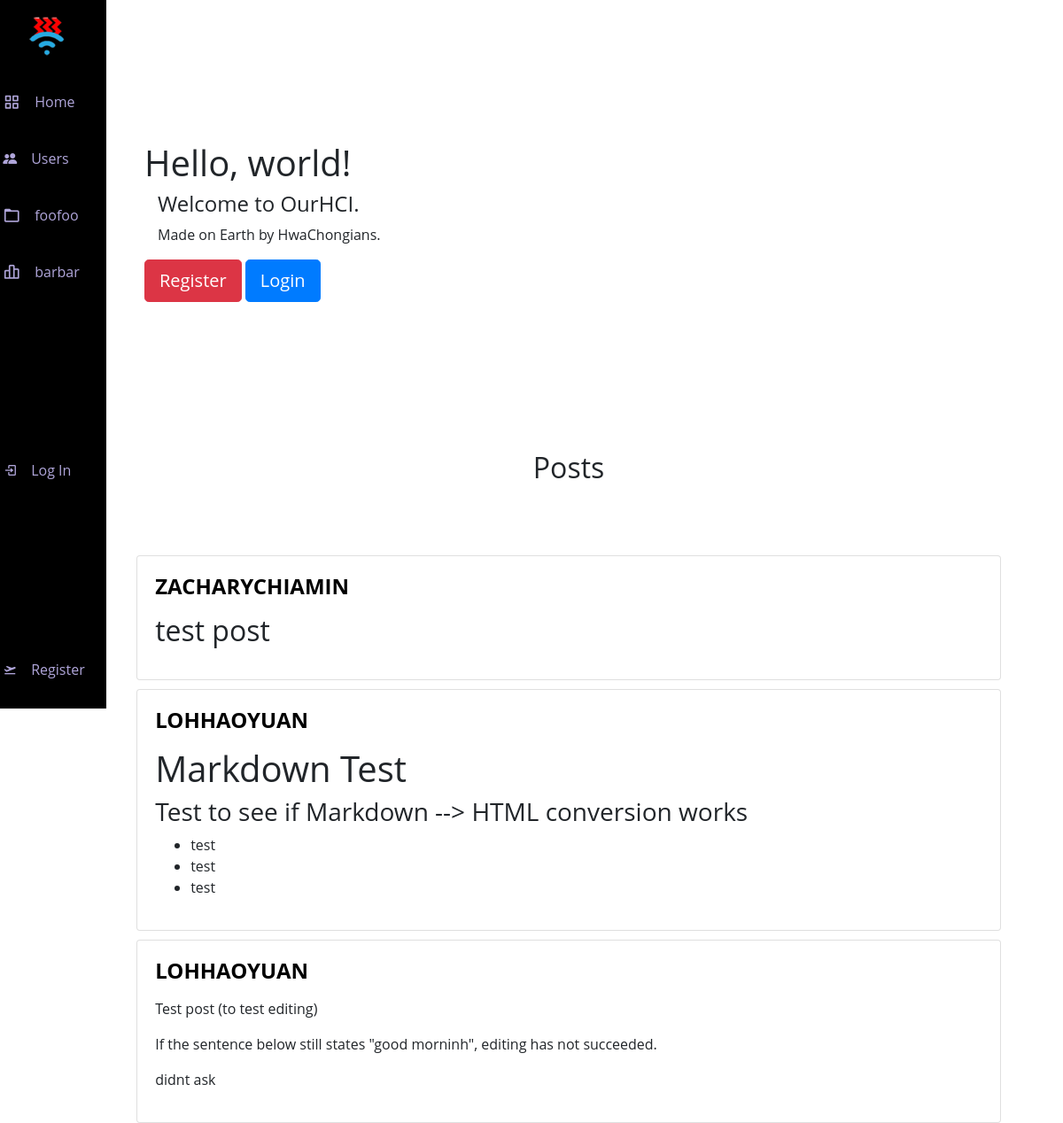
Before: / with the older database file.
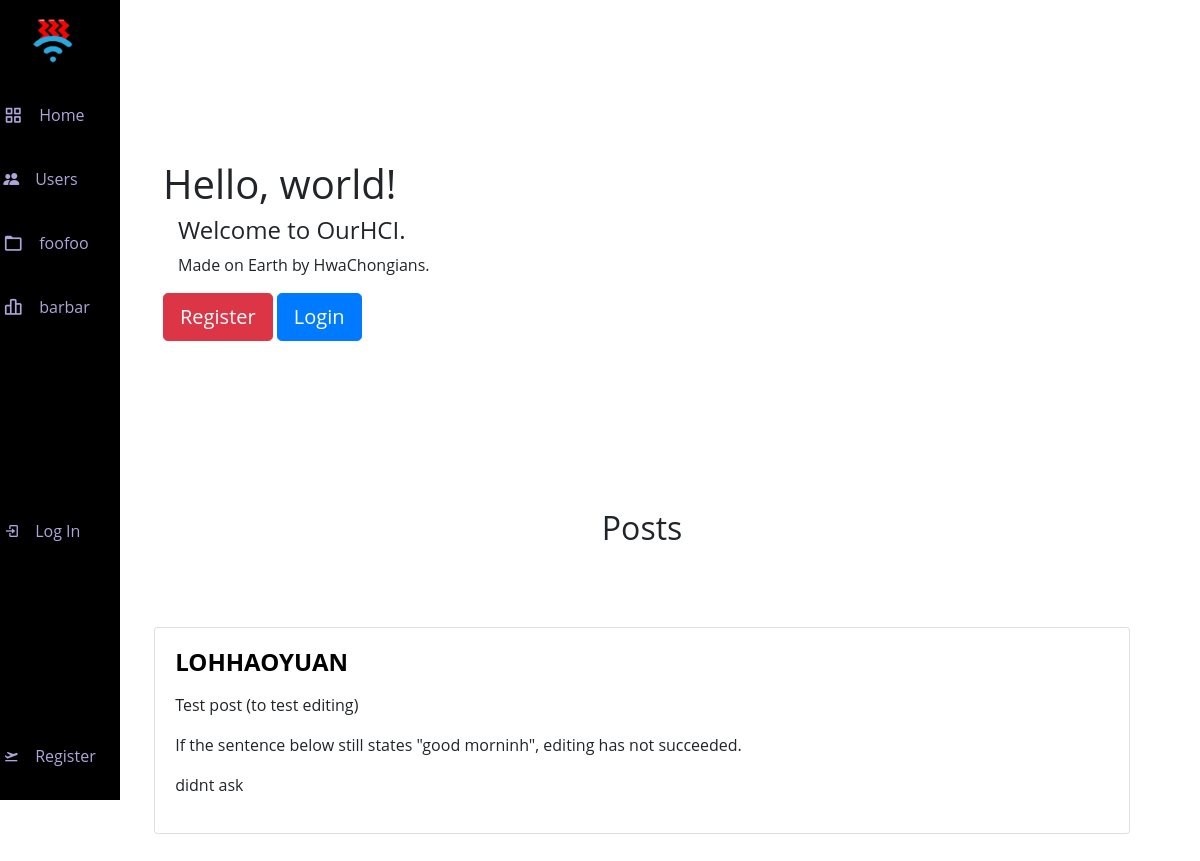
After: the same page with the newer database file.
### ourapp/models.py (models this page shows)
class Post(models.Model):
    user = models.ForeignKey(User, on_delete=models.CASCADE)
    content = models.TextField(null=False)
    image = models.ImageField(upload_to="uploads/images", blank=True)

class User(AbstractUser):
    hciclass = models.CharField(max_length=3, null=False, blank=False)
    consortium = models.CharField(max_length=8, null=True, blank=True)
    bio = models.TextField(max_length=500, null=True, blank=True)
    reputation = models.IntegerField(null=False, blank=False, default=100)
    email = models.EmailField(null=False, max_length=26, blank=False)

### ourapp/views.py (the view)
# urls.py: path("", views.index, name="index"),
def index(request):
    user = request.user
    developer = user.groups.filter(name='Developer').exists()
    feed = Post.objects.all().order_by('-id')
    return render(request, "ourapp/index.html", {
        "developer": developer,
        "feed": feed,
    })

### ourapp/templates/ourapp/index.html (shortened to what this page needs)
{% extends "ourapp/layout.html" %}
{% block body %}
    <div>
        {% if user.is_authenticated %}
            <div class="p-5 mb-4 rounded-3">
                <div class="container-fluid py-5">
                <h1 class="display-5 fw-bold">Hello, <strong>{{user}}</strong>!</h1>
                <h4 class="col-md-8 fs-4">Welcome back to OurHCI.</h4>
                <p class="col-md-8 fs-4">
                    Made on Earth by HwaChongians
                </p>
            </div>
        </div>
        {% else %}
            <div class="p-5 mb-4 rounded-3">
                <div class="container-fluid py-5">
                    <h1 class="display-5 fw-bold">Hello, world!</h1>
                    <h4 class="col-md-8 fs-4">Welcome to OurHCI.</h4>
                    <p class="col-md-8 fs-4"> Made on Earth by HwaChongians.</p>
                    <a class="btn btn-danger btn-lg" href="{% url 'register' %}" role="button">Register</a>
                    <a class="btn btn-primary btn-lg" href="{% url 'login' %}" role="button">Login</a>
                </div>
            </div>
        {% endif %}
        <div class="p-5 mb-4 rounded-3"><h2 class="centered">Posts</h3></div>
        {% for post in feed %}
            <div class="card" style="width: 90%; height: auto; margin-bottom:2px;margin: 0 auto;float: none; margin-bottom: 10px;">
                <div class="card-body">
                    <h4 class="card-title">
                        <a class="userlink" href="{% url 'profile' post.user %}">
                            <b>{{post.user}}</b>
                        </a>
                    </h4>
                    <p class="card-text">{{post.content | safe}}</p>
                </div>
            </div>
        {% endfor %}
            </div>
{% endblock %}

Changed rows visible on the page:
removed Post: user "ZACHARYCHIAMIN", content "test post"
removed Post: user "LOHHAOYUAN", content "Markdown Test Test to see if Markdown --> HTML conversion works test test test"
